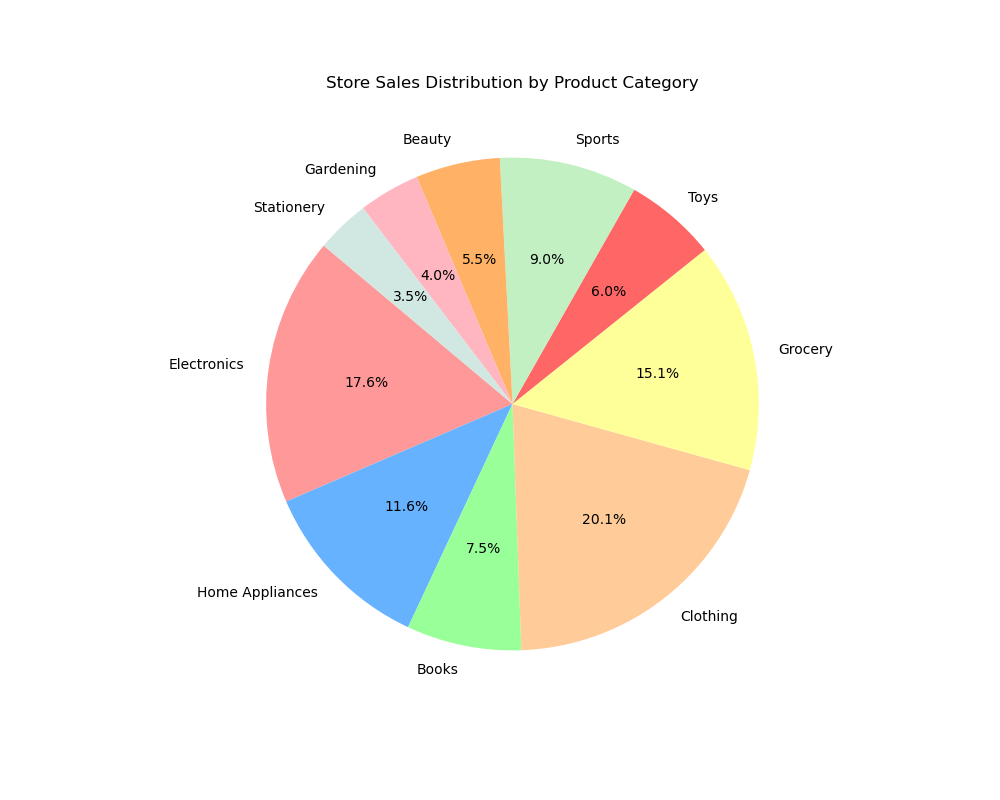

The script that drew this image:

import matplotlib.pyplot as plt

# Data to plot
categories = [
    'Electronics', 'Home Appliances', 'Books', 'Clothing', 'Grocery', 
    'Toys', 'Sports', 'Beauty', 'Gardening', 'Stationery'
]
sales = [35000, 23000, 15000, 40000, 30000, 12000, 18000, 11000, 8000, 7000]

# Define colors for each category
colors = [
    '#FF9999', '#66B2FF', '#99FF99', '#FFCC99', '#FFFF99', 
    '#FF6666', '#C2F0C2', '#FFB266', '#FFB6C1', '#D1E8E2'
]

# Creating the pie chart
plt.figure(figsize=(10,8))
plt.pie(sales, labels=categories, colors=colors, autopct='%1.1f%%', startangle=140)

# Title of the chart
plt.title('Store Sales Distribution by Product Category')

plt.show()
